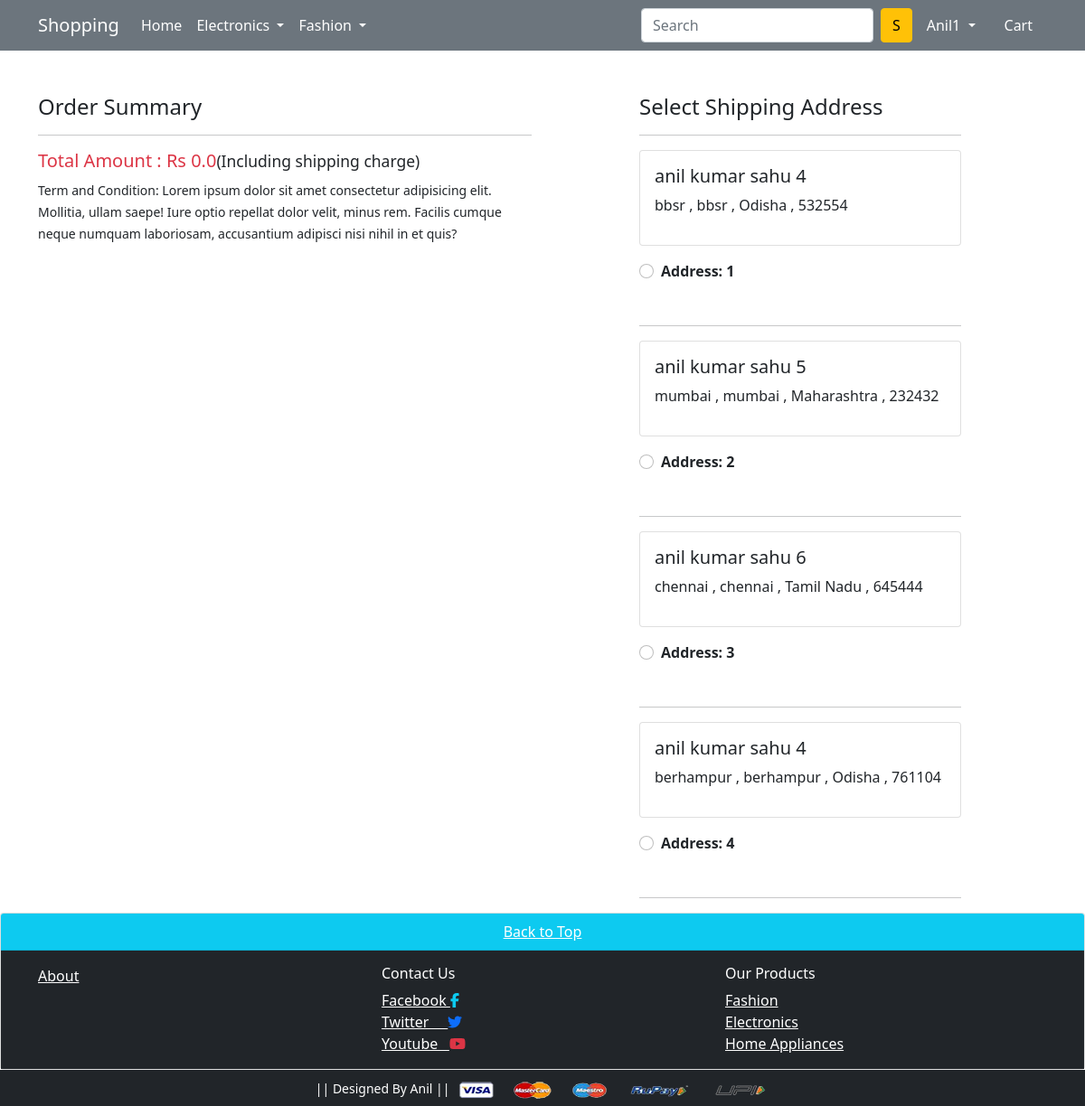
The app's page /checkout/ (signed in) with its own data.
### app/models.py (models this page shows, shortened)
class customer(models.Model):
    user=models.ForeignKey(User,on_delete=models.CASCADE)
    name=models.CharField(max_length=64)
    locality=models.CharField(max_length=64)
    city=models.CharField(max_length=64)
    zipcode=models.IntegerField()
    state=models.CharField(max_length=64,choices=STATE_CHOICES)

### app/views.py (the view)
# urls.py: path('checkout/', views.checkout, name='checkout'),
@login_required
def checkout(request):
    user=request.user
    address=customer.objects.filter(user=user)
    mycart=cart.objects.filter(user=user)
    shipping_charge=50.00
    total_amount=0.0
    alltotal=0.0
    if mycart:
        for cp in mycart:
            tempamount=cp.quantity*cp.product.discount_price
            total_amount+=tempamount
            alltotal=total_amount+shipping_charge
    return render(request, 'app/checkout.html',{'address':address,'total':alltotal,'cartitem':mycart})

### app/templates/app/checkout.html (shortened to what this page needs)
{% extends 'app/base.html' %}
{% load static %}
{% block main-content %}
<div class="container">
 <div class="row mt-5">
  <div class="col-sm-6">
    <h4>Order Summary</h4>
    <hr>
      <h5 class='text-danger'>Total Amount : Rs {{total}}<small class='text-dark'>(Including shipping charge)</small></h5>
    <small>Term and Condition: Lorem ipsum dolor sit amet consectetur adipisicing elit. Mollitia, ullam saepe! Iure optio repellat dolor velit, minus rem. Facilis cumque neque numquam laboriosam, accusantium adipisci nisi nihil in et quis?</small>
  </div>
  <div class="col-sm-4 offset-sm-1">
    <h4>Select Shipping Address</h4>
    <hr>
     <form action="/paymentdone" id='mypayment'>
      {% for addr in address %}
      <div class="card">
        <div class="card-body">
        <h5>{{addr.name}}</h5>
        <p>{{addr.locality}} , {{addr.city}} , {{addr.state}} , {{addr.zipcode}}</p>
        </div>
      </div>
        <div class="form-check mt-3 mb-5">
          <input class="form-check-input" type="radio" name='addr_id' id="custadd{{forloop.counter}}" value={{addr.id}}>
          <label class="form-check-label fw-bold" for="">
            Address: {{forloop.counter}} </label>
      </div>
      <hr>
      {% endfor %}
      </form>
    </div>
  </div>
</div>
{% endblock main-content %}

### app/templates/app/base.html (shortened to what this page needs)
<!doctype html>
{% load static %}
<html lang="en">
  <head>
    <link href="https://cdn.jsdelivr.net/npm/bootstrap@5.0.0-beta1/dist/css/bootstrap.min.css" rel="stylesheet">
    <link rel="stylesheet" href="{% static 'app/css/owl.carousel.min.css' %}">
    <link rel="stylesheet" href="{% static 'app/css/all.min.css' %}">
    <link rel="stylesheet" href="{% static 'app/css/style.css' %}">
  </head>
  <body>
    <nav class="navbar navbar-expand-lg navbar-dark bg-secondary">
     <div class="container">
       <a class="navbar-brand" href="/">Shopping</a>
       <div class="collapse navbar-collapse" id="navbarSupportedContent">
         <ul class="navbar-nav me-auto mb-2 mb-lg-0">
           <li class="nav-item">
             <a class="nav-link active" aria-current="page" href="/">Home</a>
           </li>
           <li class="nav-item dropdown">
             <a class="nav-link dropdown-toggle text-white" href="#" id="electronicsDropdown" role="button" data-bs-toggle="dropdown" aria-expanded="false">
               Electronics
             </a>
           </li>
           <li class="nav-item dropdown">
             <a class="nav-link dropdown-toggle text-white" href="#" id="fashionDropdown" role="button" data-bs-toggle="dropdown" aria-expanded="false">
               Fashion
             </a>
           </li>
         </ul>
         <form action="{% url 'searchitem' %}" class="d-flex">
           <input class="form-control me-2" type="search" placeholder="Search" aria-label="Search" name='productsearchitem2'>
           <input type="submit" class='btn btn-warning' value='S'>
         </form>
         <div>
          <ul class="navbar-nav me-auto mb-2 mb-lg-0">
              {% if request.user.is_authenticated %}
           <li class="nav-item dropdown mx-2">
              <a class="nav-link dropdown-toggle text-white" href="#" id="profileDropdown" role="button" data-bs-toggle="dropdown" aria-expanded="false">
                  <span class="text-capitalize">{{request.user}}</span>
              </a>
            </li>
            {% if perms.app.add_product %}{% else %}
            <li class="nav-item mx-2">
             <a href="{% url 'my_cart' %}" class="nav-link text-white"> Cart </a>
            </li>
            {% endif %}
              {% endif %}
          </ul>
         </div>
       </div>
     </div>
    </nav>
    {% block main-content %} {% endblock main-content %}
<div class="card">
  <a href='#' class="card-header text-center bg-info text-white">Back to Top</a>
  <div class="card-body bg-dark">
    <div class='container'>
      <div class='row'>
        <div class='col-sm-4'>
          <a href='' class='text-white'>About</a>
        </div>
        <div class='col-sm-4'>
          <h6 class='text-white'>Contact Us</h6>
          <a href='http://facebook.com' class='text-white'>Facebook   <i class="fab fa-facebook-f text-info"></i></a><br>
          <a href='http://twitter.com' class='text-white'>Twitter &nbsp&nbsp&nbsp&nbsp<i class="fab fa-twitter text-primary"></i></a><br>
          <a href='http://youtube.com' class='text-white'>Youtube &nbsp  <i class="fab fa-youtube text-danger"></i></a>
        </div>
        <div class='col-sm-4'>
          <h6 class='text-white'>Our Products</h6>
          <a href='' class='text-white'>Fashion</a><br>
          <a href='' class='text-white'>Electronics</a><br>
          <a href='' class='text-white'>Home Appliances</a>
        </div>
  </div>
</div>
</div>
</div>
    <footer class="container-fluid bg-dark text-center p-2 mt-0">
        <small class="text-white"> || Designed By Anil || </small>
        <img src="{% static 'app/images/payment.png' %}" alt="" srcset="" class="img-fluid" height="2px">
    </footer>
  </body>
</html>

### records on screen
customer: name "anil kumar sahu 4", locality "bbsr", city "bbsr", state "Odisha", zipcode "532554"
customer: name "anil kumar sahu 5", locality "mumbai", city "mumbai", state "Maharashtra", zipcode "232432"
customer: name "anil kumar sahu 6", locality "chennai", city "chennai", state "Tamil Nadu", zipcode "645444"
customer: name "anil kumar sahu 4", locality "berhampur", city "berhampur", state "Odisha", zipcode "761104"

### other values on screen
{{ request.user }} "Anil1"
{{ total }} "0.0"
